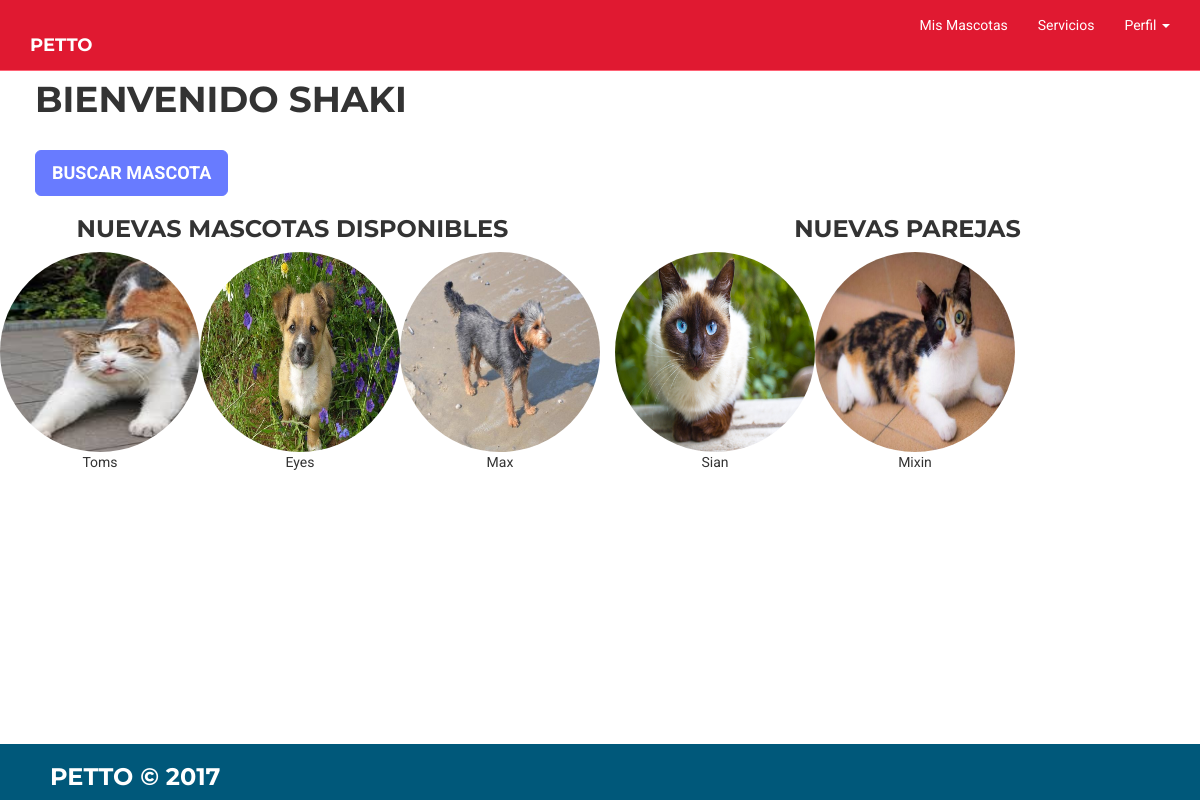
Screenshot of /pag/inicio.php (signed in) with the database file from the repository.
### tables this page shows
CREATE TABLE `usuarios` (
  `id` bigint(250) NOT NULL,
  `nombre` varchar(100) NOT NULL,
  `apepat` varchar(100) NOT NULL,
  `apemat` varchar(100) NOT NULL,
  `correo` varchar(100) NOT NULL,
  `usuario` varchar(100) NOT NULL,
  `contrasenia` varchar(100) NOT NULL,
  `avatar` varchar(300) NOT NULL DEFAULT '93.png',
  `id_ubicacion` bigint(200) DEFAULT NULL,
  `latitud` decimal(20,18) NOT NULL,
  `longitud` decimal(20,18) NOT NULL
);

CREATE TABLE `mascota` (
  `id_mascota` bigint(250) NOT NULL,
  `nombre` varchar(50) NOT NULL,
  `tipo` int(1) NOT NULL,
  `raza` varchar(100) NOT NULL,
  `edad` int(10) NOT NULL,
  `sexo` int(1) NOT NULL,
  `foto` varchar(200) NOT NULL,
  `disp_adop` int(1) NOT NULL DEFAULT '1',
  `disp_rep` int(1) NOT NULL DEFAULT '1',
  `id_ubicacion` bigint(200) NOT NULL,
  `id` bigint(250) NOT NULL,
  `latitud` decimal(20,18) NOT NULL,
  `longitud` decimal(20,18) NOT NULL
);

### pag/inicio.php (the view, shortened to what this page needs)
<?php
include("../conexionbd/abrir_conexion.php");
$id_usuario= $_SESSION['id_usuario'];
$consulta="SELECT usuario FROM usuarios WHERE id='$id_usuario'";
$resultado=mysqli_query($conexion,$consulta) or die(mysqli_error($conexion));
$resultado_obtenido=mysqli_fetch_array($resultado);
$usuario= $resultado_obtenido['usuario'];
?>
<!DOCTYPE html>
<html lang="en">
<?php include('estructura/header.php'); ?>
	<div class="container-fluid">
		<div class="row">
		<h1>Bienvenido <?php echo $usuario;?></h1>
		</div>
		<div class="row">
				<br><a href="vistas/buscarmascota.php" id="buscamas" class="btn btn-primary btn-lg" data-toggle="modal">Buscar Mascota</a>
			</div>
		</div>
		<div class="row">
            <div class="col-lg-6 text-center">
            <h3>Nuevas mascotas disponibles</h3>
			<?php
			$query = "SELECT * FROM mascota WHERE disp_adop='2' order by id_mascota DESC ";
			$resultado=mysqli_query($conexion,$query) or die(mysqli_error($conexion));
			$contador=0;
			echo "<table><tr>";
			while ($fila = mysqli_fetch_array($resultado)) {
					echo "<td>";
					echo "<img class='img-circle' style='width: 200px; height: 200px' src='/pag/vistas/foto_mascota/$fila[foto]'<br><br>";
					echo "$fila[nombre] <br>";
					$contador++;
					if ($contador>2) {
						break;
					}
			}
			echo "</tr></table>";
			?>
			</div>
			<div class="col-lg-6 text-center">
				<h3>Nuevas parejas</h3>
			<?php
			$query = "SELECT * FROM mascota WHERE disp_rep='2' order by id_mascota DESC ";
			$resultado=mysqli_query($conexion,$query) or die(mysqli_error($conexion));
			$contador=0;
			echo "<table><tr>";
			while ($fila = mysqli_fetch_array($resultado)) {
					echo "<td>";
					echo "<img class='img-circle' style='width: 200px; height: 200px' src='/pag/vistas/foto_mascota/$fila[foto]'<br><br>";
					echo "$fila[nombre] <br>";
					$contador++;
					if ($contador>1) {
						break;
					}
			}
			echo "</tr></table>";
			?>
			</div>
		</div>
	<?php include('estructura/footer.php'); ?>
</body>
</html>

### pag/css/estilo.css (style rules this page uses)
body { padding-top: 60px; font-family: "Roboto", "Helvetica Neue", Helvetica, Arial, sans-serif; }
.container-fluid { padding-left: 50px; padding-right: 50px; }
h1, h2, h3, h4 { font-family: "Montserrat", "Helvetica Neue", Helvetica, Arial, sans-serif; text-transform: uppercase; font-weight: 700; }
.btn-primary { color: white; background-color: #687BFF; border-color: #687BFF; font-family: "Roboto", "Helvetica Neue", Helvetica, Arial, sans-serif; text-transform: uppercase; font-weight: 700; }

### rows the page displays
usuarios: usuario "SHAKI"
mascota: foto (picture), nombre "Toms"
mascota: foto (picture), nombre "Eyes"
mascota: foto (picture), nombre "Max"
mascota: foto (picture), nombre "Sian"
mascota: foto (picture), nombre "Mixin"
